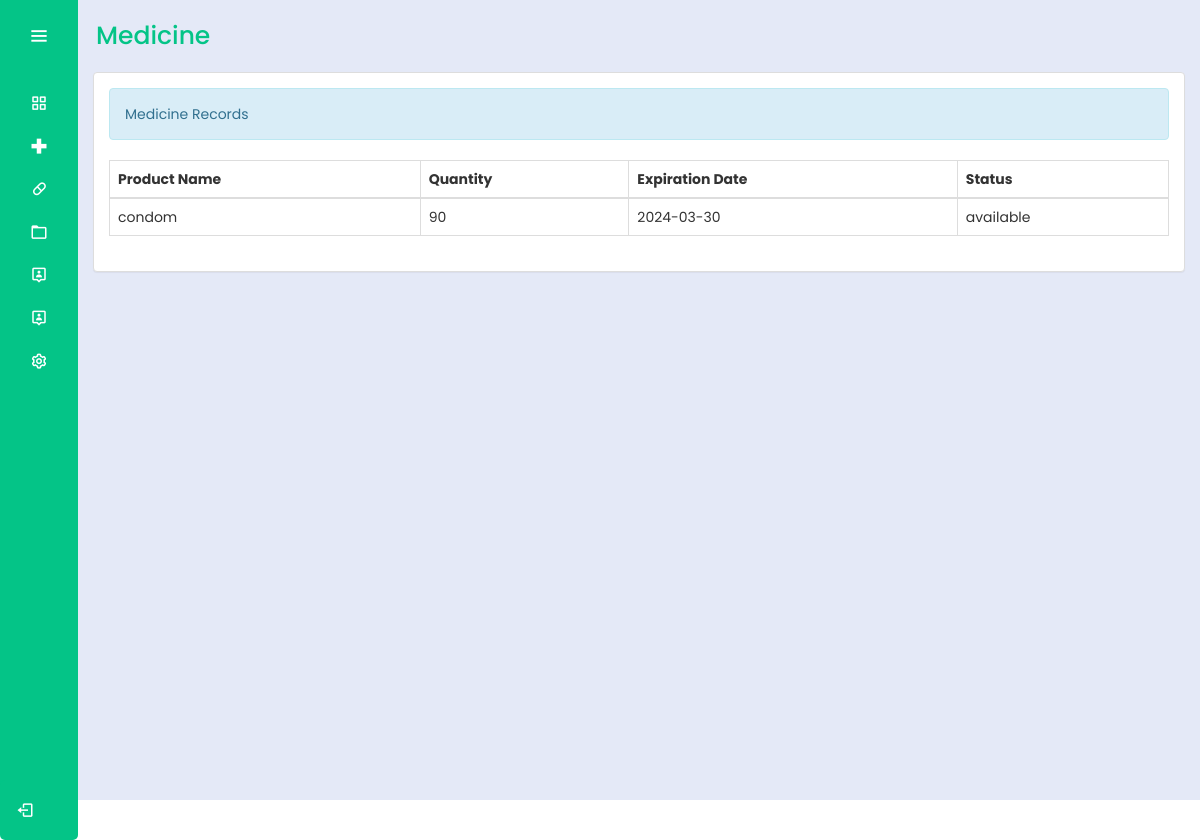
The app's page /admin/medicinerecords.php (signed in) with its own data.
### tables this page shows
CREATE TABLE `medicines` (
  `productId` int(30) NOT NULL,
  `productName` varchar(100) NOT NULL,
  `quantity1` int(10) NOT NULL,
  `total` int(10) NOT NULL,
  `expDate` date NOT NULL,
  `status` varchar(100) NOT NULL,
  `action` varchar(100) NOT NULL
);

### admin/medicinerecords.php (the view, shortened to what this page needs)
<?php
@include "../connection/connect.php";
if(isset($_SESSION['user_data'])){
?>
<!DOCTYPE html>
<html lang="en">
<head>
  <link rel="stylesheet" href="../cssmainmenu/style.css">
  <link href='https://unpkg.com/boxicons@2.1.4/css/boxicons.min.css' rel='stylesheet'>
  <link rel = "stylesheet" type = "text/css" href = "../css/bootstrap.css " />
		<link rel = "stylesheet" type = "text/css" href = "../css/style.css" />
</head>
<body>
  <div class="sidebar">
    <div class="logo_details">
      <i class="bx bx-menu" id="btn"></i>
    </div>
    <ul class="nav-list">
      <li>
        <a href="Dashboard.php">
          <i class="bx bx-grid-alt"></i>
        </a>
      </li>
      <li>
        <a href="medicinerecords.php">
          <i class="bx bx-plus-medical"></i>
        </a>
      </li>
      <li>
        <a href="Contraceptives.php">
          <i class="bx bx-capsule"></i>
        </a>
      </li>
      <li>
        <a href="records.php">
          <i class="bx bx-folder"></i>
        </a>
      </li>
      <li>
        <a href="RegisteredUserAdmin.php">
          <i class="bx bx-user-pin"></i>
        </a>
      </li>
      <li>
          <a href="account.php">
            <i class="bx bx-user-pin"></i>
          </a>
        </li>
      <li>
        <a href="#">
          <i class="bx bx-cog"></i>
        </a>
      </li>
      <li class="profile">
        <div class="profile_details">
           <div class="profile_content">
           <div class="name"><?php echo $_SESSION['user_data']['name']; ?></div>
          </div>
          </div>
  <a href="../logout.php" id="log_out">
    <i class="bx bx-log-out"></i>
  </a>
  </li>
    </ul>
  </div>
  <section class="home-section">
  <div class="text">Medicine</div>
  <div class="container-fluid">
		<div class="panel panel-default">
			<div class="panel-body">
      <div class = "alert alert-info">Medicine Records</div>
				<table id="table" class="table table-bordered">
					<thead>
						<tr>
							<th>Product Name</th>
							<th>Quantity</th>
							<th>Expiration Date</th>
							<th>Status</th>
						</tr>
					</thead>
					<tbody>
						<?php
							$query = $conn->query("SELECT * FROM `medicines`") or die(mysqli_error());
							while ($fetch = $query->fetch_array()) {
							?>
								<tr>
									<td><?php echo $fetch['productName'] ?></td>
									<td><?php echo $fetch['total'] ?></td>
									<td><?php echo $fetch['expDate'] ?></td>
                                    <td><?php echo $fetch['status'] ?></td>
						<?php
							}
						?>
					</tbody>
				</table>
			</div>
		</div>
	</div>
  </section>
      <br />
      <br />
</body>
</html>
<?php
}
else{
	header("Location:.././index.php?error=UnAuthorized Access");
}

### cssmainmenu/style.css (style rules this page uses)
:root { --color-default: #04c487; --color-second:#04c487; --color-white:#fff; --color-body:#e4e9f7; --color-light:#e0e0e0; }
* { padding: 0%; margin: 0%; box-sizing: border-box; font-family: 'Poppins', sans-serif; }
body { min-height: 100vh; }
.sidebar { min-height: 100vh; width: 78px; padding: 6px 14px; z-index: 99; background-color: var(--color-default); transition: all .5s ease; position: fixed; top:0; left: 0; }
.sidebar .logo_details { height: 60px; display: flex; align-items: center; position: relative; }
.sidebar .logo_details #btn { position: absolute; top:50%; right: 0; transform: translateY(-50%); font-size: 23px; text-align: center; cursor: pointer; transition: all .5s ease; }
.sidebar i { color:var(--color-white); height: 60px; line-height: 60px; min-width: 50px; font-size: 25px; text-align: center; }
.sidebar .nav-list { margin-top: 20px; height: 100%; }
.sidebar li { position: relative; margin:8px 0; list-style: none; }
.sidebar li a { display: flex; height: 100%; width: 100%; align-items: center; text-decoration: none; background-color: var(--color-default); position: relative; transition: all .5s ease; z-index: 12; }
.sidebar li a::after { content: ""; position: absolute; width: 100%; height: 100%; transform: scaleX(0); background-color: var(--color-white); border-radius: 5px; transition: transform 0.3s ease-in-out; transform-origin: left; z-index: -2; }
.sidebar li i { height: 35px; line-height: 35px; font-size: 18px; border-radius: 5px; }
.sidebar li.profile { position: fixed; height: 60px; width: 78px; left: 0; bottom:-8px; padding:10px 14px; overflow: hidden; transition: all .5s ease; }
.sidebar .profile .profile_details { display: flex; align-items: center; flex-wrap: nowrap; }
.sidebar li.profile .name, .sidebar li.profile .designation { font-size: 15px; font-weight: 400; color:var(--color-white); white-space: nowrap; }
.sidebar .profile #log_out { position: absolute; top:50%; right: 0; transform: translateY(-50%); background-color: var(--color-second); width: 100%; height: 60px; line-height: 60px; border-radius: 5px; cursor: pointer; transition: all 0.5s ease; }
.home-section { position: relative; background-color: var(--color-body); min-height: 100vh; top:0; left:78px; width: calc(100% - 78px); transition: all .5s ease; z-index: 2; }
.home-section .text { display: inline-block; color:var(--color-default); font-size: 25px; font-weight: 500; margin: 18px; }

### records on screen
medicines: productName "condom", total "90", expDate "2024-03-30", status "available"
